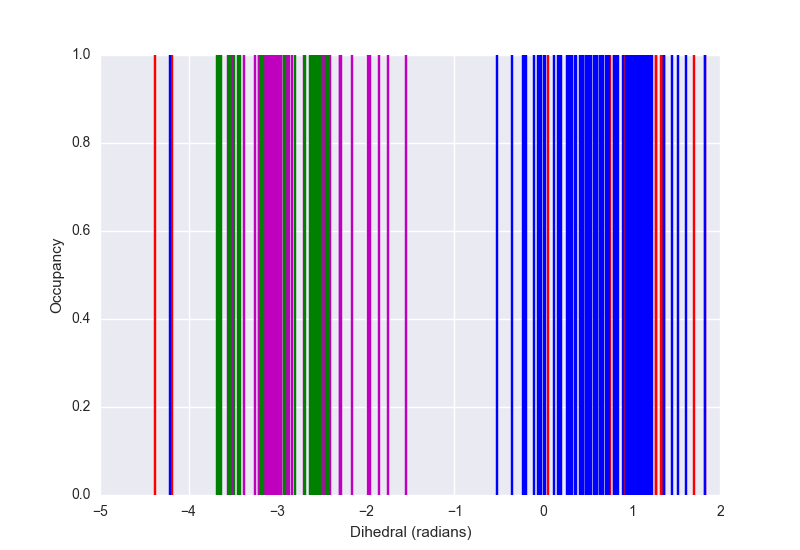

Source code (Python):
import matplotlib
matplotlib.use('Agg')

import mdtraj as md
import matplotlib.pyplot as plt
import seaborn as sns
import numpy as np

from msmbuilder import dataset

# load trajectories

Abl_in = dataset.MDTrajDataset("Abl_DFG_in/ABL1*.pdb")
Abl_out = dataset.MDTrajDataset("Abl_DFG_out/ABL1*.pdb")

Src_in = dataset.MDTrajDataset("Src_DFG_in/SRC*.pdb")
Src_out = dataset.MDTrajDataset("Src_DFG_out/SRC*.pdb")

# define DFG dihedral ( this is from Roux umbrella sampling paper and are AlaCbeta, AlaCalpha, AspCalpha, AspCgamma)
#These are with hydrogens
#Abl_DFG = [2257,2255,2265,2270]
#Src_DFG = [2190,2188,2198,2203]
# Below are the dihedral coordinates in PDBs without hydrogens
Abl_DFG = [1117,1116,1121,1123]
Src_DFG = [1074,1073,1078,1080]

def DFG_dihedral(trajectories,def_DFG):

    dihedral = []

    for traj in trajectories:

        dihedral.append(md.compute_dihedrals(traj,[def_DFG]))

    flattened_dihedral = np.asarray([val for sublist in dihedral for val in sublist])

    return [flattened_dihedral]

[Abl_in_dihedrals] = DFG_dihedral(Abl_in, Abl_DFG)
[Abl_out_dihedrals] = DFG_dihedral(Abl_out, Abl_DFG)
[Src_in_dihedrals] = DFG_dihedral(Src_in, Src_DFG)
[Src_out_dihedrals] = DFG_dihedral(Src_out, Src_DFG)

print len(Abl_in)

import math

#def dih_rotate(dihedral):
#     dihedral_rotate = [A-(2*math.pi) if A >= 1.9 else A for A in dihedral]
#     return dihedral_rotate

Abl_in_rotate =  [A-(2*math.pi) if A >= 1.9 else A for A in Abl_in_dihedrals]
Abl_out_rotate =  [A-(2*math.pi) if A >= 1.9 else A for A in Abl_out_dihedrals]
Src_in_rotate =  [S-(2*math.pi) if S >= 1.9 else S for S in Src_in_dihedrals]
Src_out_rotate =  [S-(2*math.pi) if S >= 1.9 else S for S in Src_out_dihedrals]

#sns.distplot(Abl_rotate, color="r",label="Abl")
#sns.distplot(Src_rotate, color="b",label="Src")

for i in range(len(Abl_in_rotate)):
	plt.axvline(Abl_in_rotate[i], color="r")
for i in range(len(Abl_out_rotate)):
        plt.axvline(Abl_out_rotate[i], color="m")
for i in range(len(Src_in_rotate)):
	plt.axvline(Src_in_rotate[i], color="b")
for i in range(len(Src_out_rotate)):
        plt.axvline(Src_out_rotate[i], color="g")

plt.xlabel('Dihedral (radians)')
plt.ylabel('Occupancy')
#plt.legend()

plt.savefig('DFG_dihedral_plot_autoparameter_lines.png')

